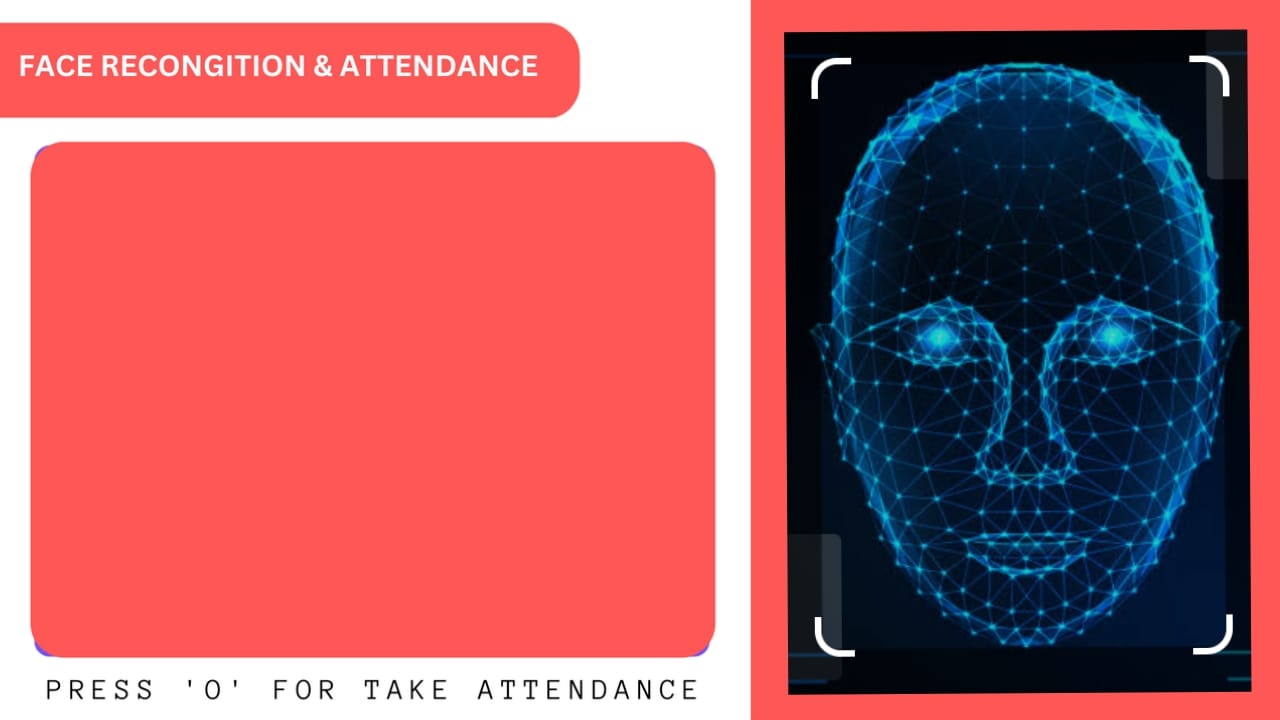
#> input picture bg1.jpg, 1280 x 720 px, given in place of the camera
$ python add_faces.py
#> lines starting #> are read from the running program, lines starting #| are printed output that depends on the picture
import cv2
import pickle
import numpy as np
import os

# Constants
DATA_DIR = 'data'
NAMES_FILE = os.path.join(DATA_DIR, 'names.pkl')
FACES_FILE = os.path.join(DATA_DIR, 'faces_data.pkl')
HAAR_CASCADE = 'haarcascade_frontalface_default.xml'
FACE_COUNT = 100

# Ensure the data directory exists
os.makedirs(DATA_DIR, exist_ok=True)

# Initialize video capture and face detector
video = cv2.VideoCapture(0)
facedetect = cv2.CascadeClassifier(HAAR_CASCADE)

faces_data = []
i = 0

name = input("Enter Your Name: ")
#> the answer given: bg1.jpg

while True:
    ret, frame = video.read()
#> frame is the input picture: shape (720, 1280, 3); mean B, G, R 101.1, 93.6, 171
    gray = cv2.cvtColor(frame, cv2.COLOR_BGR2GRAY)
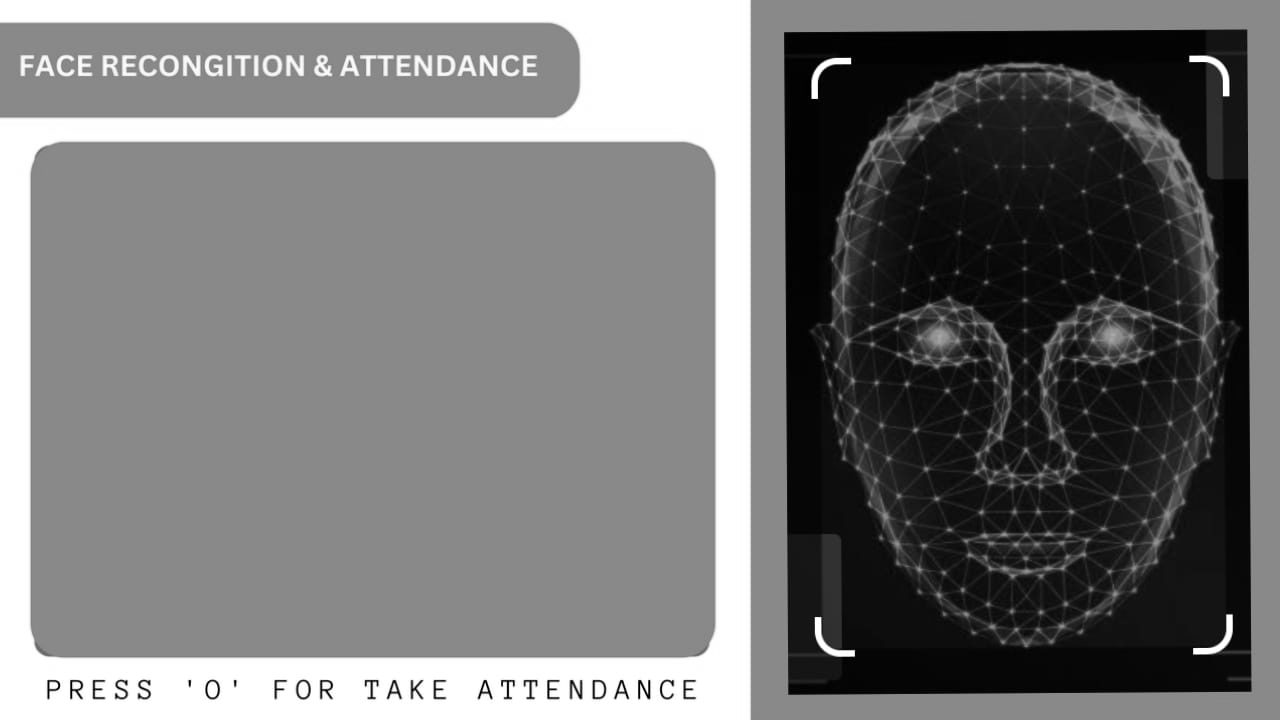
#> gray: shape (720, 1280); min 0, max 255, mean 117.5
    faces = facedetect.detectMultiScale(gray, 1.3, 5)
#> faces = ()

    for (x, y, w, h) in faces:
        crop_img = frame[y:y+h, x:x+w, :]
        resized_img = cv2.resize(crop_img, (50, 50))
        if len(faces_data) < FACE_COUNT and i % 10 == 0:
            faces_data.append(resized_img)
        i += 1
        cv2.putText(frame, str(len(faces_data)), (50, 50), cv2.FONT_HERSHEY_COMPLEX, 1, (50, 50, 255), 1)
        cv2.rectangle(frame, (x, y), (x+w, y+h), (50, 50, 255), 1)
#> this loop made 0 passes
#> after the loop, faces_data = []; i = 0

    cv2.imshow("Frame", frame)

    if cv2.waitKey(1) == ord('q') or len(faces_data) == FACE_COUNT:
#> (key q is pressed here)
        break

video.release()
cv2.destroyAllWindows()

faces_data = np.asarray(faces_data)
#> faces_data = empty array
faces_data = faces_data.reshape(FACE_COUNT, -1)

# Save names
if os.path.exists(NAMES_FILE) and os.path.getsize(NAMES_FILE) > 0:
    try:
        with open(NAMES_FILE, 'rb') as f:
#> (reads data/names.pkl from the repository)
            names = pickle.load(f)
        names.extend([name] * FACE_COUNT)
    except (EOFError, pickle.UnpicklingError):
        names = [name] * FACE_COUNT
else:
    names = [name] * FACE_COUNT

with open(NAMES_FILE, 'wb') as f:
    pickle.dump(names, f)

# Save face data
if os.path.exists(FACES_FILE) and os.path.getsize(FACES_FILE) > 0:
    try:
        with open(FACES_FILE, 'rb') as f:
            faces = pickle.load(f)
        faces = np.append(faces, faces_data, axis=0)
    except (EOFError, pickle.UnpicklingError):
        faces = faces_data
else:
    faces = faces_data
#> faces = empty array

with open(FACES_FILE, 'wb') as f:
    pickle.dump(faces, f)
